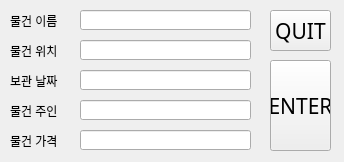
<?xml version="1.0" encoding="UTF-8"?>
<ui version="4.0">
 <class>Form</class>
 <widget class="QWidget" name="Form">
  <property name="geometry">
   <rect>
    <x>0</x>
    <y>0</y>
    <width>344</width>
    <height>162</height>
   </rect>
  </property>
  <property name="windowTitle">
   <string>Data_INPUT</string>
  </property>
  <widget class="QLineEdit" name="NameInput">
   <property name="geometry">
    <rect>
     <x>80</x>
     <y>10</y>
     <width>171</width>
     <height>20</height>
    </rect>
   </property>
   <property name="text">
    <string/>
   </property>
  </widget>
  <widget class="QLineEdit" name="LocateInput">
   <property name="geometry">
    <rect>
     <x>80</x>
     <y>40</y>
     <width>171</width>
     <height>20</height>
    </rect>
   </property>
  </widget>
  <widget class="QLineEdit" name="DateInput">
   <property name="geometry">
    <rect>
     <x>80</x>
     <y>70</y>
     <width>171</width>
     <height>20</height>
    </rect>
   </property>
  </widget>
  <widget class="QLineEdit" name="OwnerInput">
   <property name="geometry">
    <rect>
     <x>80</x>
     <y>100</y>
     <width>171</width>
     <height>20</height>
    </rect>
   </property>
  </widget>
  <widget class="QLineEdit" name="PriceInput">
   <property name="geometry">
    <rect>
     <x>80</x>
     <y>130</y>
     <width>171</width>
     <height>20</height>
    </rect>
   </property>
  </widget>
  <widget class="QLabel" name="Name">
   <property name="geometry">
    <rect>
     <x>10</x>
     <y>10</y>
     <width>56</width>
     <height>21</height>
    </rect>
   </property>
   <property name="text">
    <string>물건 이름</string>
   </property>
  </widget>
  <widget class="QLabel" name="Locate">
   <property name="geometry">
    <rect>
     <x>10</x>
     <y>40</y>
     <width>56</width>
     <height>21</height>
    </rect>
   </property>
   <property name="text">
    <string>물건 위치</string>
   </property>
  </widget>
  <widget class="QLabel" name="Date">
   <property name="geometry">
    <rect>
     <x>10</x>
     <y>70</y>
     <width>56</width>
     <height>21</height>
    </rect>
   </property>
   <property name="text">
    <string>보관 날짜</string>
   </property>
  </widget>
  <widget class="QLabel" name="Owner">
   <property name="geometry">
    <rect>
     <x>10</x>
     <y>100</y>
     <width>56</width>
     <height>21</height>
    </rect>
   </property>
   <property name="text">
    <string>물건 주인</string>
   </property>
  </widget>
  <widget class="QLabel" name="Price">
   <property name="geometry">
    <rect>
     <x>10</x>
     <y>130</y>
     <width>56</width>
     <height>21</height>
    </rect>
   </property>
   <property name="text">
    <string>물건 가격</string>
   </property>
  </widget>
  <widget class="QPushButton" name="EnterBTN">
   <property name="geometry">
    <rect>
     <x>270</x>
     <y>60</y>
     <width>61</width>
     <height>91</height>
    </rect>
   </property>
   <property name="font">
    <font>
     <family>Agency FB</family>
     <pointsize>16</pointsize>
    </font>
   </property>
   <property name="text">
    <string>ENTER</string>
   </property>
  </widget>
  <widget class="QPushButton" name="QuitBTN">
   <property name="geometry">
    <rect>
     <x>270</x>
     <y>10</y>
     <width>61</width>
     <height>41</height>
    </rect>
   </property>
   <property name="font">
    <font>
     <family>Agency FB</family>
     <pointsize>16</pointsize>
    </font>
   </property>
   <property name="text">
    <string>QUIT</string>
   </property>
  </widget>
 </widget>
 <resources/>
 <connections/>
</ui>
